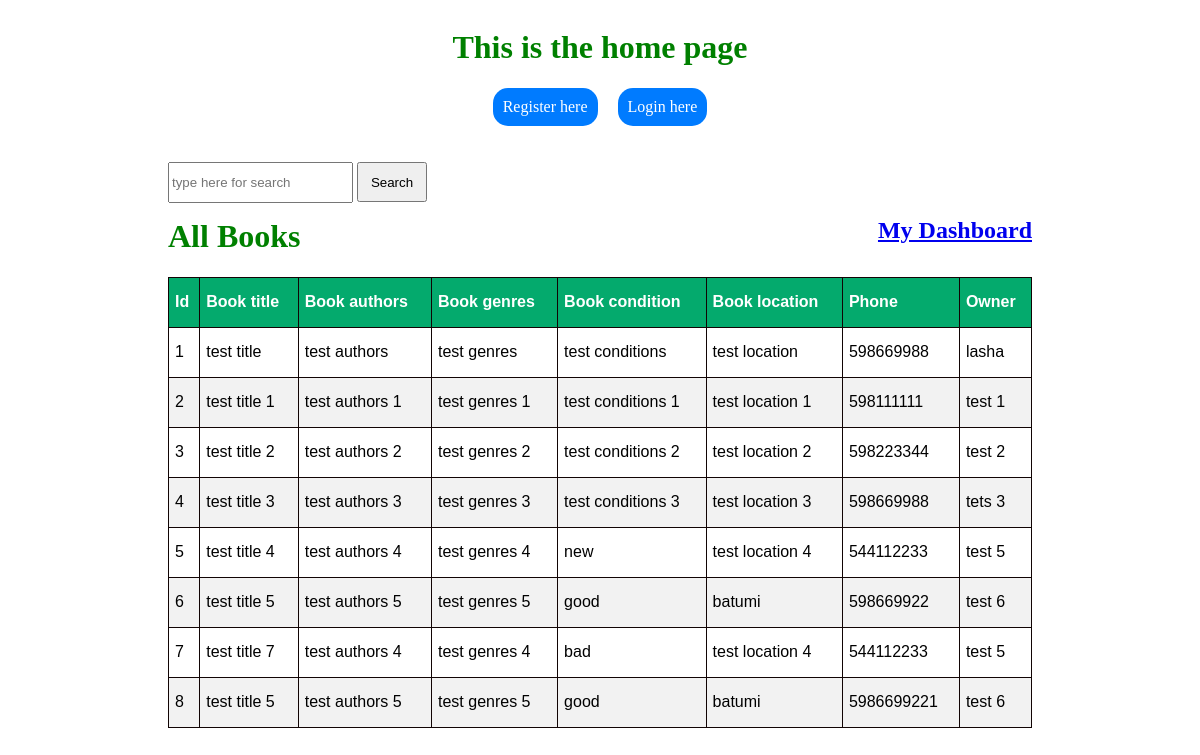
Before: / with the older database file.
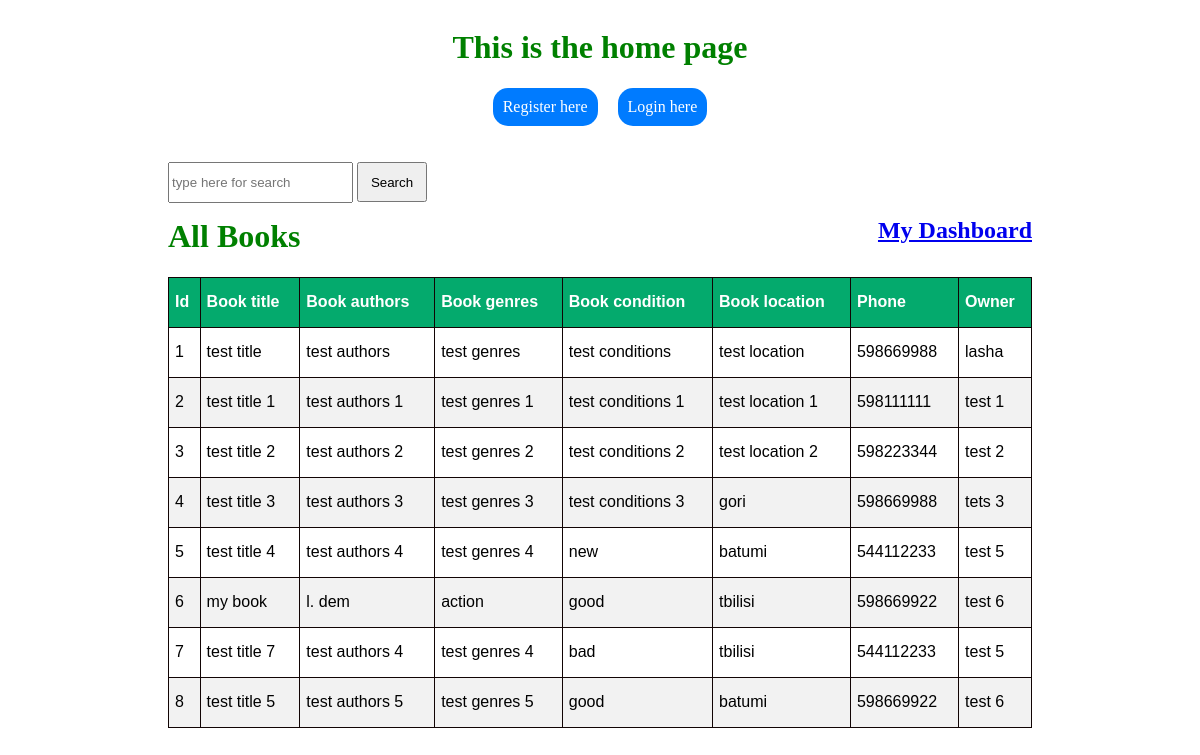
After: the same page with the newer database file.
### book/models.py (models this page shows)
class Books(models.Model):
    title = models.CharField(max_length=50)
    authors = models.CharField(max_length=50)
    genres = models.CharField(max_length=50)
    condition = models.CharField(max_length=50)
    location = models.CharField(max_length=50)
    owner = models.CharField(max_length=50)
    phone = models.IntegerField()

### book/views.py (the view)
# urls.py: path('', views.index, name="index"),
def index(request):
    books = Books.objects.all()
    return render(request, 'index.html', {'books': books})

### book/templates/index.html (shortened to what this page needs)
<!DOCTYPE html>
<html lang="en">
<head>
    {% load static %}
    <link rel="stylesheet" href="{% static 'style.css' %}">
</head>
<body>
    <div class="header--div">
        <h1> This is the home page </h1>
    </div>
        <div class="register--and--login">
            <a href="{% url 'reg' %}" class="btn"> Register here </a>
            <a href="{% url 'my-login' %}" class="btn"> Login here </a>
        </div>
    <br> <br>
    <div class="container">
    <div class="search--bar">
        <form action="{% url 'search' %}" method="get">
            <input type="text" name="q" class="search--bar" placeholder="type here for search">
            <button type="submit" class="search--submit--btn">Search</button>
        </form>
    </div>
        <div class="header--text">
            <h1>All Books</h1>
            {% if 'userlogin' == 'userlogin' %}
                <a href="{% url 'dash' %}" >
                    <h2>My Dashboard</h2>
                </a>
            {% else %}
                <a href="{% url 'my-login' %}" >
                    <h2>My Dashboard</h2>
                </a>
            {% endif %}
        </div>
        <table id="books" border="1">
            <thead>
                <th>Id</th>
                <th>Book title</th>
                <th>Book authors</th>
                <th>Book genres</th>
                <th>Book condition</th>
                <th>Book location</th>
                <th>Phone</th>
                <th>Owner</th>
            </thead>
            {% for x in books %}
            <tr class="table--rows">
                <td>{{x.id}}</td>
                <td>{{x.title}}</td>
                <td>{{x.authors}}</td>
                <td>{{x.genres}}</td>
                <td>{{x.condition}}</td>
                <td>{{x.location}}</td>
                <td>{{x.phone}}</td>
                <td>{{x.owner}}</td>
            </tr>
            {% endfor %}
        </table>
        <br><br>
    </div>
</body>
</html>

Changed rows visible on the page:
changed Books "test title 3": location "test location 3" → "gori"
changed Books "test title 4": location "test location 4" → "batumi"
changed Books id 6: title "test title 5" → "my book"; authors "test authors 5" → "l. dem"; genres "test genres 5" → "action"; location "batumi" → "tbilisi"
changed Books "test title 7": location "test location 4" → "tbilisi"
changed Books "test title 5": phone "5986699221" → "598669922"
